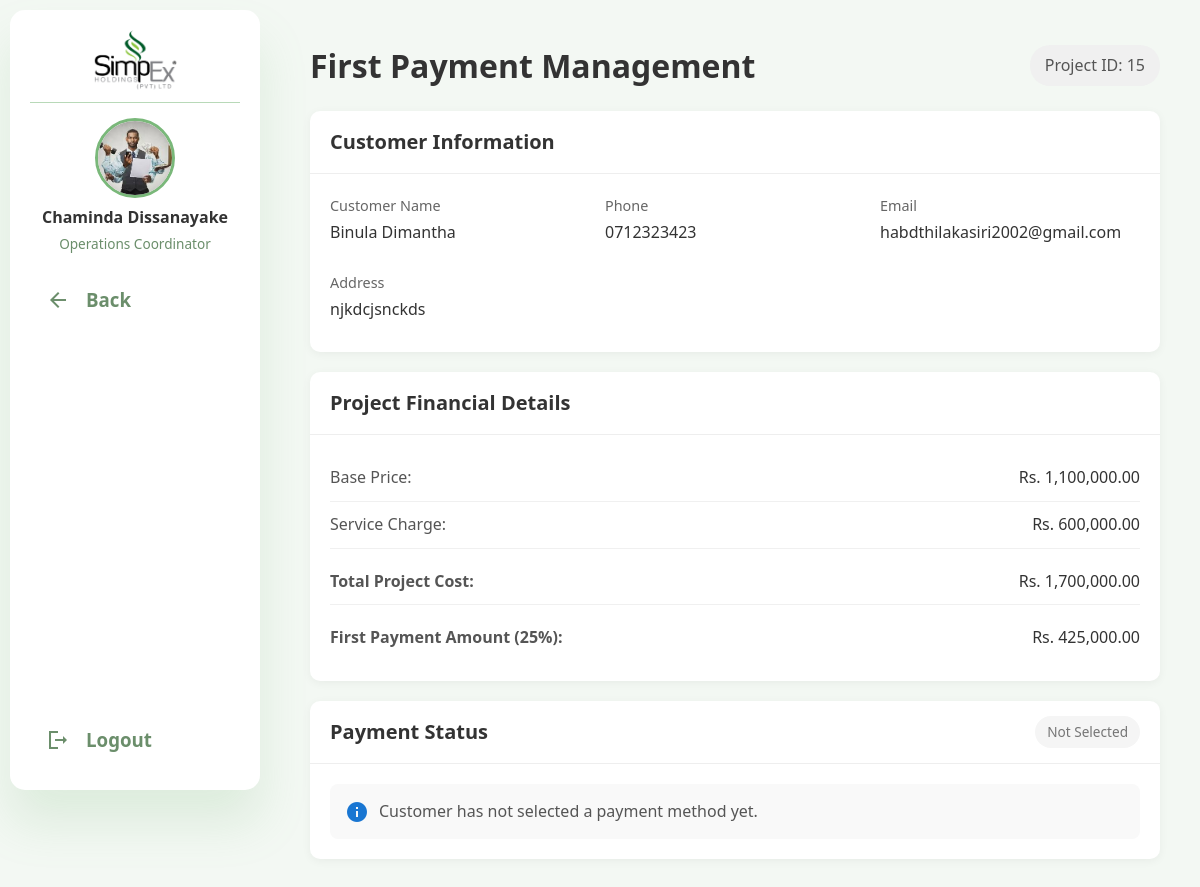
Screenshot of /operationsCoordinator/firstPayment/15 (signed in) with the database file from the repository.
### tables this page shows
CREATE TABLE `projects` (
  `project_id` int NOT NULL,
  `pre_project_id` int DEFAULT NULL,
  `customer_id` int DEFAULT NULL,
  `quotation_id` int DEFAULT NULL,
  `agreement_id` int DEFAULT NULL,
  `package_id` int DEFAULT NULL,
  `custom_package_id` int DEFAULT NULL,
  `status` enum('active','completed','cancelled') DEFAULT NULL,
  `current_phase` enum('document_submission','first_payment','installation','final_payment','engineer_approval','grid_connection','completed') DEFAULT NULL,
  `created_at` timestamp NULL DEFAULT CURRENT_TIMESTAMP,
  `updated_at` timestamp NULL DEFAULT CURRENT_TIMESTAMP ON UPDATE CURRENT_TIMESTAMP,
  `equipment_released` tinyint(1) DEFAULT '0'
);

CREATE TABLE `project_agreements` (
  `agreement_id` int NOT NULL,
  `review_id` int NOT NULL,
  `quotation_id` int NOT NULL,
  `pre_project_id` int NOT NULL,
  `system_capacity` decimal(10,2) DEFAULT NULL,
  `estimated_generation` decimal(10,2) DEFAULT NULL,
  `base_price` decimal(15,2) DEFAULT NULL,
  `service_charge` decimal(15,2) DEFAULT NULL,
  `total_price` decimal(15,2) DEFAULT NULL,
  `notes` text,
  `revision_request` text,
  `coordinator_signature_id` int DEFAULT NULL,
  `customer_signature` varchar(255) DEFAULT NULL,
  `status` enum('pending','revision_requested','signed','completed','cancelled') DEFAULT NULL,
  `valid_until` date DEFAULT NULL,
  `created_at` timestamp NULL DEFAULT CURRENT_TIMESTAMP,
  `updated_at` timestamp NULL DEFAULT CURRENT_TIMESTAMP ON UPDATE CURRENT_TIMESTAMP
);

### app/controllers/OperationsCoordinator.php (called while the page is built, shortened)
<?php
class OperationsCoordinator extends Controller
{
    private $projectModel;
    public function __construct()
    {
        $this->projectModel = $this->model('M_CustomerProject');
    }
    public function firstPayment($projectId = null)
    {
        $project = $this->projectModel->getProjectById($projectId);
        $customerDetails = $this->projectModel->getCustomerDetailsByProjectId($projectId);
        if ($customerDetails) {
            foreach ($customerDetails as $key => $value) {
                $project->$key = $value;
            }
        }
        $payment = $this->projectModel->getProjectPayment($projectId, 'first_payment');
        $bankSlip = null;
        $agreement = $this->projectModel->getAgreementById($project->agreement_id);
        $firstPaymentAmount = 0;
        if ($agreement) {
            $firstPaymentAmount = $agreement->total_price * 0.25;
        }
        $data = [
            'project' => $project,
            'payment' => $payment,
            'bank_slip' => $bankSlip,
            'first_payment_amount' => $firstPaymentAmount,
            'agreement' => $agreement
        ];
        $this->view('operationsCoordinator/v_firstPayment', $data);
    }
}

### app/libraries/Core.php (called while the page is built, shortened)
<?php
class Core{
    protected $currentMethod = 'index';
    public function __construct(){
        $url = $this->getUrl();
        if (isset($url[0]) && file_exists('../app/controllers/' . ucwords($url[0]) . '.php')) {
            unset($url[0]);
        } else if (isset($url[0])) {
            $this->handle404();
            return;
        }
        $this->currentController = new $this->currentController;
        if(isset($url[1])){
            if(method_exists($this->currentController, $url[1])){
                $this->currentMethod= $url[1];
                unset($url[1]);
            } else {
                $this->handle404();
                return;
            }
        }
        $this->params= $url ? array_values($url) : [];
        call_user_func_array([$this->currentController, $this->currentMethod], $this->params);
    }
    public function getUrl(){
        if (isset($_GET['url'])){
            $url = rtrim($_GET['url'], '/');
            $url = filter_var($url, FILTER_SANITIZE_URL);
            $url = explode('/', $url);
            return $url;
        }
        return [];
    }
}
?>

### public/index.php (called while the page is built, shortened)
<?php
   $init = new Core;
?>

### app/libraries/Database.php (called while the page is built, shortened)
<?php
    class Database{
        private $host= DB_HOST;
        private $user= DB_USER;
        private $password= DB_PASSWORD;
        private $dbname= DB_NAME;
        private $dbh;
        private $statement;
        public function __construct(){
            $dsn = 'mysql:host=' . $this->host . ';dbname=' . $this->dbname;
            $options= array(
                PDO::ATTR_PERSISTENT=>true,
                PDO::ATTR_ERRMODE=> PDO::ERRMODE_EXCEPTION
            );
            try{
                $this->dbh= new PDO($dsn, $this->user, $this->password, $options);
            }
            catch(PDOException $e){
                $this->error= $e->getMessage();
                echo $this->error;
            }
        }
        public function query($sql){
            $this->statement= $this->dbh->prepare($sql);
        }
        public function bind($param, $value,$type=NULL){
            if(is_null($type)){
                switch(true){
                    case is_int($value):
                        $type=PDO::PARAM_INT;
                        break;
                    default:
                    $type= PDO::PARAM_STR;
                }
            }
            $this->statement->bindValue($param, $value, $type);
        }
        public function execute(){
            try {
                return $this->statement->execute();
            } catch (PDOException $e) {
                error_log("Database error: " . $e->getMessage());
                return false;
            }
        }
        public function single(){
            $this->execute();
            return $this->statement->fetch(PDO::FETCH_OBJ);
        }
    }
?>

### app/models/M_CustomerProject.php (called while the page is built, shortened)
<?php
class M_CustomerProject
{
    private $db;
    public function __construct()
    {
        $this->db = new Database;
    }
    public function getProjectById($projectId)
    {
        $this->db->query('SELECT
            p.*,
            rq.system_capacity,
            rq.estimated_generation,
            rq.base_price,
            rq.service_charge,
            rq.total_price
            FROM projects p
            LEFT JOIN reviewed_quotations rq ON p.quotation_id = rq.review_id
            WHERE p.project_id = :project_id');
        $this->db->bind(':project_id', $projectId);
        return $this->db->single();
    }
    public function getCustomerDetailsByProjectId($projectId)
    {
        $this->db->query('SELECT u.name as customer_name, u.email, u.phone, cq.address, cq.nearest_city as location
                     FROM projects p
                     LEFT JOIN users u ON p.customer_id = u.user_id
                     LEFT JOIN customerquotation cq ON p.pre_project_id = cq.pre_project_id
                     WHERE p.project_id = :project_id');
        $this->db->bind(':project_id', $projectId);
        return $this->db->single();
    }
    public function getAgreementById($agreementId)
    {
        $this->db->query('SELECT * FROM project_agreements WHERE agreement_id = :agreement_id');
        $this->db->bind(':agreement_id', $agreementId);
        return $this->db->single();
    }
    public function getProjectPayment($projectId, $phase)
    {
        $this->db->query('SELECT * FROM project_payments
                    WHERE project_id = :project_id
                    AND payment_phase = :payment_phase
                    ORDER BY created_at DESC
                    LIMIT 1');
        $this->db->bind(':project_id', $projectId);
        $this->db->bind(':payment_phase', $phase);
        return $this->db->single();
    }
}

### app/views/operationsCoordinator/v_firstPayment.php (the view, shortened to what this page needs)
<link rel="stylesheet" href="<?php echo URLROOT; ?>/css/operationsCoordinator/firstPayment.css">
</head>
<body>
    <div class="dashboard-container">
        <div class="sidebar" id="sidebar">
            <div class="company-logo">
                <img src="<?php echo URLROOT; ?>/public/assets/simpex-logo-sidebar.png" alt="Simpex Solar Logo">
            </div>
            <div class="user-profile">
                <img src="<?php echo isset($_SESSION['user_picture']) && !empty($_SESSION['user_picture']) ? URLROOT . '/public/uploads/profile_pictures/' . $_SESSION['user_picture'] : URLROOT . '/public/assets/profile.png'; ?>" alt="User profile picture" class="profile-picture" />
                <div class="user-info">
                    <h4><?php echo isset($_SESSION['user_name']) ? $_SESSION['user_name'] : 'User Name'; ?></h4>
                    <p>Operations Coordinator</p>
                </div>
            </div>
            <a href="<?php echo URLROOT ?>/operationsCoordinator/manageAproject/<?php echo $data['project']->project_id; ?>">
                <span class="material-icons-sharp">arrow_back</span>
                <h3>Back</h3>
            </a>
            <a href="<?php echo URLROOT; ?>/users/logout">
                <span class="material-icons-sharp">logout</span>
                <h3>Logout</h3>
            </a>
        </div>
        <div class="main-content">
            <div class="container">
                <div class="page-header">
                    <h1>First Payment Management</h1>
                    <span class="project-id">Project ID: <?php echo $data['project']->project_id; ?></span>
                </div>
                <div class="card customer-card">
                    <div class="card-header">
                        <h2>Customer Information</h2>
                    </div>
                    <div class="card-body">
                        <div class="info-grid">
                            <div class="info-item">
                                <p class="info-label">Customer Name</p>
                                <p class="info-value"><?php echo $data['project']->customer_name; ?></p>
                            </div>
                            <div class="info-item">
                                <p class="info-label">Phone</p>
                                <p class="info-value"><?php echo $data['project']->phone; ?></p>
                            </div>
                            <div class="info-item">
                                <p class="info-label">Email</p>
                                <p class="info-value"><?php echo $data['project']->email; ?></p>
                            </div>
                            <div class="info-item">
                                <p class="info-label">Address</p>
                                <p class="info-value"><?php echo $data['project']->address ?? $data['project']->location; ?></p>
                            </div>
                        </div>
                    </div>
                </div>
                <div class="card finance-card">
                    <div class="card-header">
                        <h2>Project Financial Details</h2>
                    </div>
                    <div class="card-body">
                        <?php if ($data['agreement']): ?>
                            <div class="finance-row">
                                <span class="finance-label">Base Price:</span>
                                <span class="finance-value">Rs. <?php echo number_format($data['agreement']->base_price, 2); ?></span>
                            </div>
                            <div class="finance-row">
                                <span class="finance-label">Service Charge:</span>
                                <span class="finance-value">Rs. <?php echo number_format($data['agreement']->service_charge, 2); ?></span>
                            </div>
                            <div class="finance-row total">
                                <span class="finance-label">Total Project Cost:</span>
                                <span class="finance-value">Rs. <?php echo number_format($data['agreement']->total_price, 2); ?></span>
                            </div>
                            <div class="finance-row first-payment">
                                <span class="finance-label">First Payment Amount (25%):</span>
                                <span class="finance-value">Rs. <?php echo number_format($data['first_payment_amount'], 2); ?></span>
                            </div>
                        <?php else: ?>
                            <p class="no-data">Agreement data not available</p>
                        <?php endif; ?>
                    </div>
                </div>
                <div class="card payment-card">
                    <div class="card-header">
                        <h2>Payment Status</h2>
                        <?php if (isset($data['payment']) && $data['payment']): ?>
                            <span class="status-badge <?php echo $data['payment']->payment_status ? 'completed' : 'pending'; ?>">
                                <?php echo $data['payment']->payment_status ? 'Completed' : 'Pending'; ?>
                            </span>
                        <?php else: ?>
                            <span class="status-badge not-selected">Not Selected</span>
                        <?php endif; ?>
                    </div>
                    <div class="card-body">
                        <?php if (!isset($data['payment']) || !$data['payment']): ?>
                            <div class="payment-message">
                                <i class="material-icons-sharp">info</i>
                                <p>Customer has not selected a payment method yet.</p>
                            </div>
                        <?php endif; ?>
                    </div>
                </div>
            </div>
        </div>
    </div>

### rows the page displays
projects: project_id "15"
project_agreements: base_price "1,100,000.00", service_charge "600,000.00", total_price "1,700,000.00"

### other values shown
$_SESSION['user_name'] "Chaminda Dissanayake"
$data['project']->customer_name "Binula Dimantha"
$data['project']->phone "0712323423"
$data['project']->email "habdthilakasiri2002@gmail.com"
$data['project']->address "njkdcjsnckds"
$data['first_payment_amount'] "425,000.00"
